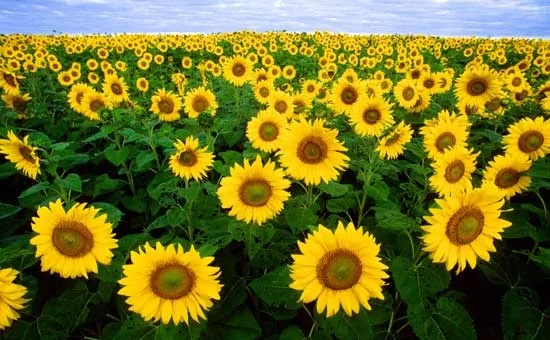
#> input picture sunflowers.jpg, 550 x 340 px
$ python lesson9.py
#> lines starting #> are read from the running program, lines starting #| are printed output that depends on the picture
#Template Matching

import numpy as np
import cv2 as cv
import matplotlib.pyplot as plt


image = cv.imread("sunflowers.jpg", 0)
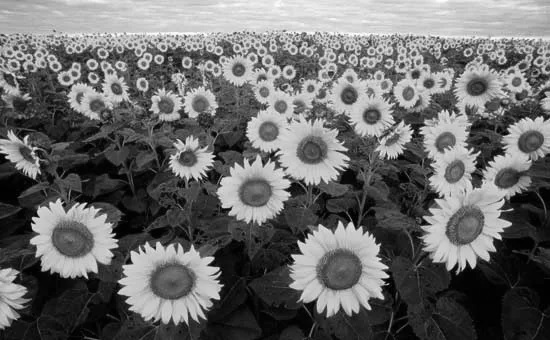
#> image: shape (340, 550); min 0, max 255, mean 105.8
template = cv.imread("sunflower.jpg",0)
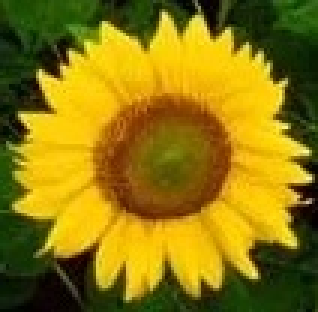
#> input picture sunflower.jpg, 106 x 104 px (shown 3 times larger)
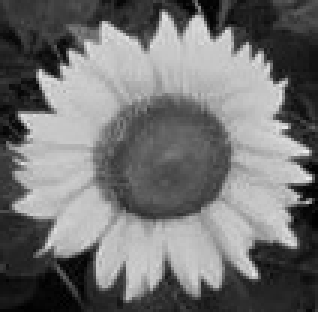
#> template: shape (104, 106) (shown 3 times larger); min 0, max 237, mean 113.9
template1 = cv.imread("sunflower1.jpg",0)

w, h = template.shape
#> w = 104; h = 106
#> (the run stopped early here; a loop or call above may not have finished)
